Frame 1 (no input): blank canvas, image omitted
Frame 60 (the mouse pressed at the canvas centre just before this capture): blank canvas, image omitted
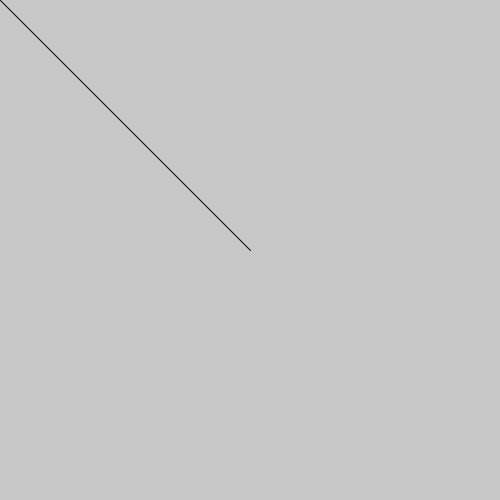
Frame 120 (the mouse held since frame 60 and released just before this capture)

The Processing sketch whose frames 1 and 60 were blank and that drew this single picture after the mouse press (run headless with seeded random() and noise(); from frame 60 on, the mouse is pressed at the canvas centre):

// Processing sketch: Unit01_10
// ── Unit01_10.pde
void setup() {
  size(500, 500);
}

void draw() {
  background(200);
  line(0, 0, mouseX, mouseY);
}
